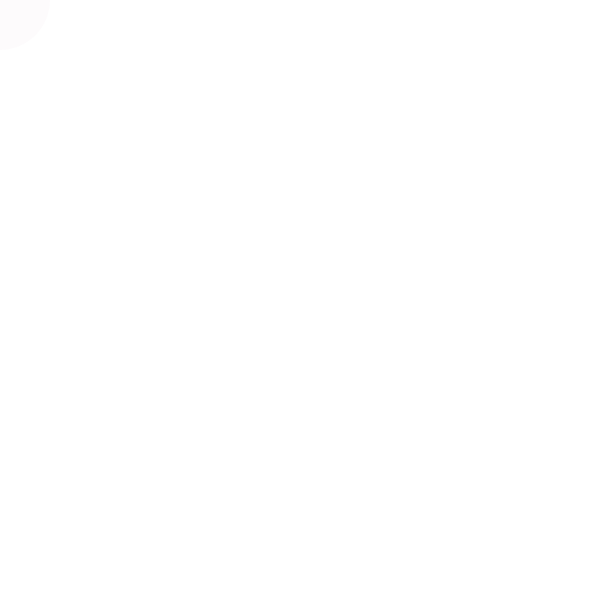
Frame 1 (no input)
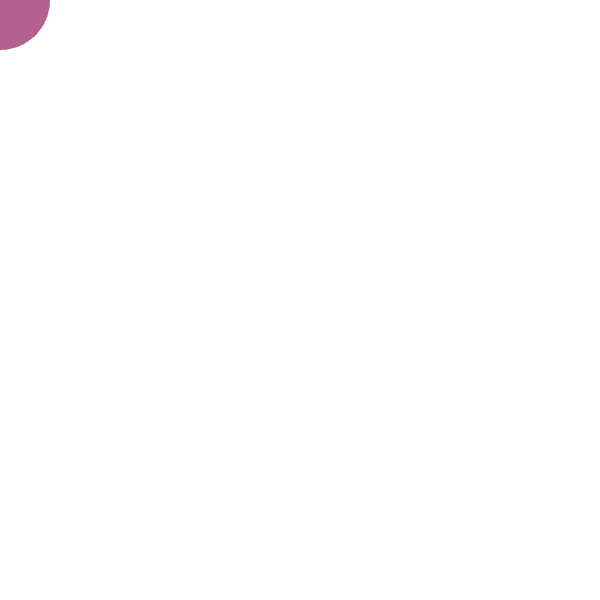
Frame 60 (the mouse pressed at the canvas centre just before this capture)
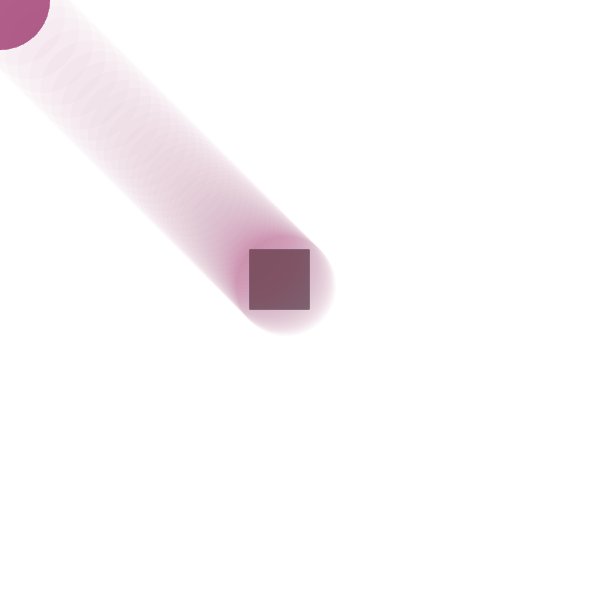
Frame 120 (the mouse held since frame 60 and released just before this capture)

The Processing sketch that drew these frames (run headless with seeded random() and noise(); from frame 60 on, the mouse is pressed at the canvas centre):

// Processing sketch: processing_50304
// ── processing_50304.pde

//constantly draws circles with purple fill
//uses for loop to tell when to draw ellipses in a square area
float x = 0.0;
float y = 0.0;
float easing = 0.05;

void setup()
{
  size(600,600);
  background(255);
  smooth();
}
void draw()
{
 
  
  float targetX = mouseX;
  float targetY = mouseY;
  
  //float whatsLeft = targetX - x;
  
  
 x += (targetX - x) * easing;
 y += (targetY- y) * easing;
  noStroke();
  fill(100,10,50, 4); 
  ellipse(x, y, 100,100);
  
  for(int z=250; z<(mouseX+10); z++)
  {
    for(int w=250; w<(mouseY+10); w++)
    {
      ellipse(z,w, 1,1);
    }
  }
  
}
